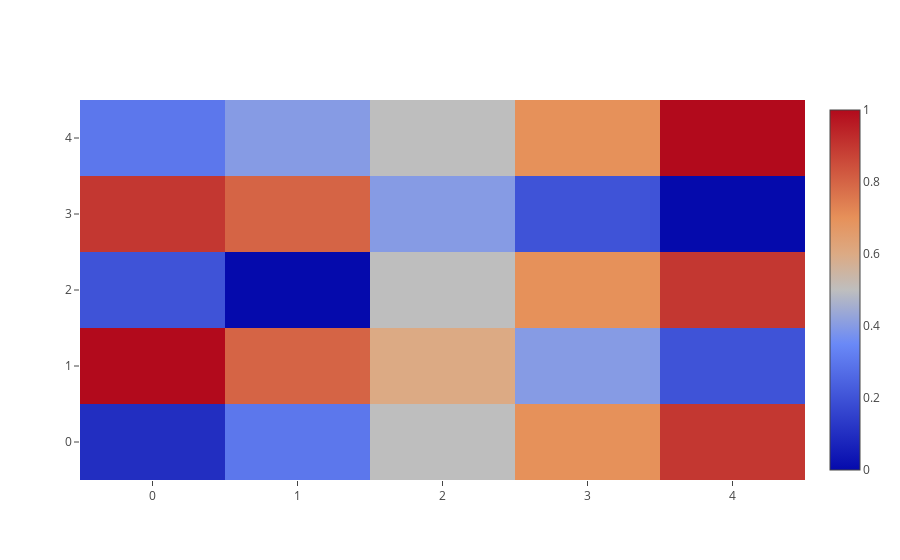

The code cell stored with this chart in its notebook:
### Markdown cell above
# Simple Annotated Heatmap

### Code cell
z = [[.1, .3, .5, .7, .9],  
     [1, .8, .6, .4, .2],
     [.2, 0, .5, .7, .9],  
     [.9, .8, .4, .2, 0],
     [.3, .4, .5, .7, 1]] 

# ---1
trace = go.Heatmap(z=z)
plotly.offline.iplot([trace], filename='basic-heatmap')

# ---2
# fig = ff.create_annotated_heatmap(z, colorscale='Viridis', showscale=True)
# plotly.offline.iplot(fig, filename='annotated_heatmap')

### Figure 1 — Plotly figure (JSON) as saved in the notebook; plotly's stock layout.template omitted (floating-point values rounded to 4 significant figures)
{"data": [{"type": "heatmap", "uid": "1279d466-ac68-4d55-9783-bf1e2ee1de89", "z": [[0.1, 0.3, 0.5, 0.7, 0.9], [1, 0.8, 0.6, 0.4, 0.2], [0.2, 0, 0.5, 0.7, 0.9], [0.9, 0.8, 0.4, 0.2, 0], [0.3, 0.4, 0.5, 0.7, 1]]}], "layout": {}}
